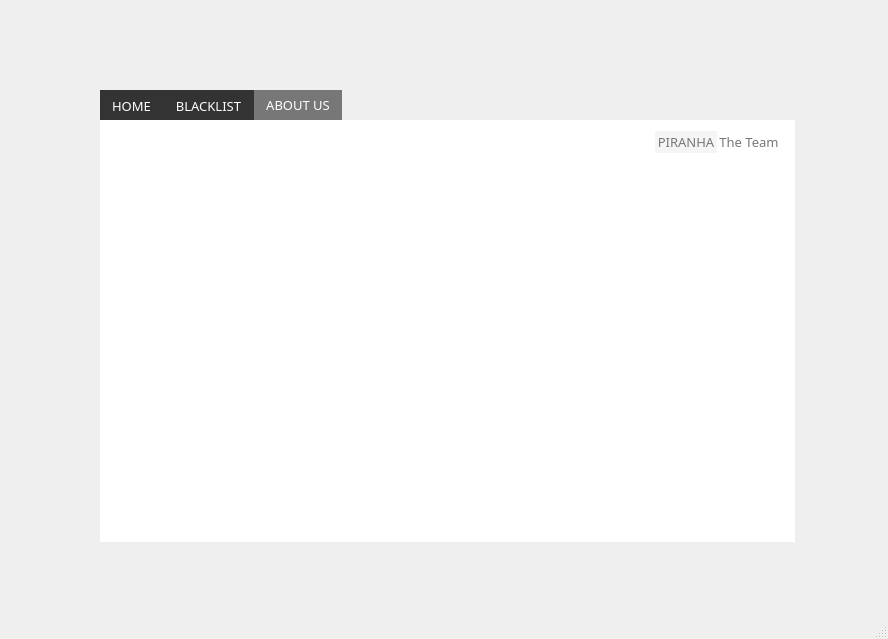
<?xml version="1.0" encoding="UTF-8"?>
<ui version="4.0">
 <class>MainWindow</class>
 <widget class="QMainWindow" name="MainWindow">
  <property name="geometry">
   <rect>
    <x>0</x>
    <y>0</y>
    <width>888</width>
    <height>639</height>
   </rect>
  </property>
  <property name="windowTitle">
   <string>MainWindow</string>
  </property>
  <property name="styleSheet">
   <string notr="true">*{
	font-family:century gothic;
	font-size:13px;
}

</string>
  </property>
  <widget class="QWidget" name="centralwidget">
   <widget class="QLabel" name="background">
    <property name="geometry">
     <rect>
      <x>-10</x>
      <y>0</y>
      <width>900</width>
      <height>620</height>
     </rect>
    </property>
    <property name="styleSheet">
     <string notr="true">background-image: url(:/background/background.jpeg);</string>
    </property>
    <property name="text">
     <string/>
    </property>
   </widget>
   <widget class="QLabel" name="logo">
    <property name="geometry">
     <rect>
      <x>210</x>
      <y>-50</y>
      <width>481</width>
      <height>221</height>
     </rect>
    </property>
    <property name="styleSheet">
     <string notr="true">image: url(:/logo/piranhaLogo.png);</string>
    </property>
    <property name="text">
     <string/>
    </property>
   </widget>
   <widget class="QTabWidget" name="tabWidget">
    <property name="geometry">
     <rect>
      <x>100</x>
      <y>90</y>
      <width>695</width>
      <height>452</height>
     </rect>
    </property>
    <property name="font">
     <font>
      <family>century gothic</family>
      <pointsize>-1</pointsize>
     </font>
    </property>
    <property name="styleSheet">
     <string notr="true">QTabWidget::pane 
{ 
    border-top: 2px solid white;
    position: absolute;
	background-color: white;
}

QTabWidget::tab-bar 
{
    alignment: center;
}

QTabBar::tab 
{
    background: #333;
    min-width: 33ex;
}

QTabBar::tab:selected, QTabBar::tab:hover 
{
    background: #777777;
}

QTabBar::tab
{
      color: white;
}</string>
    </property>
    <property name="currentIndex">
     <number>2</number>
    </property>
    <property name="movable">
     <bool>false</bool>
    </property>
    <widget class="QWidget" name="HomeTab">
     <attribute name="title">
      <string>HOME</string>
     </attribute>
     <widget class="QLineEdit" name="lineEdit">
      <property name="geometry">
       <rect>
        <x>40</x>
        <y>210</y>
        <width>501</width>
        <height>31</height>
       </rect>
      </property>
     </widget>
     <widget class="QPushButton" name="scan">
      <property name="geometry">
       <rect>
        <x>540</x>
        <y>210</y>
        <width>112</width>
        <height>31</height>
       </rect>
      </property>
      <property name="autoFillBackground">
       <bool>false</bool>
      </property>
      <property name="styleSheet">
       <string notr="true">QPushButton
{
    color:white;
    background:#0492C2;
    border-radius:0px;
}
QPushButton:hover
{
	background-color:#52B2BF;
}
QPushButton:pressed
{
	background-color:#63C5DA;
}</string>
      </property>
      <property name="text">
       <string>SCAN</string>
      </property>
     </widget>
     <widget class="QLabel" name="enterURL">
      <property name="geometry">
       <rect>
        <x>40</x>
        <y>190</y>
        <width>131</width>
        <height>19</height>
       </rect>
      </property>
      <property name="styleSheet">
       <string notr="true">QLabel
{
	font-style:bold;
	color:#333;
	font-size:14px;
}</string>
      </property>
      <property name="text">
       <string>ENTER URL</string>
      </property>
     </widget>
     <widget class="QProgressBar" name="progressBar">
      <property name="geometry">
       <rect>
        <x>40</x>
        <y>260</y>
        <width>611</width>
        <height>23</height>
       </rect>
      </property>
      <property name="autoFillBackground">
       <bool>false</bool>
      </property>
      <property name="styleSheet">
       <string notr="true">QProgressBar {

     border-radius: 0px;
     background-color: #777777;
 }

 QProgressBar::chunk {
     background-color: #05B8CC;
     width: 20px;
 }</string>
      </property>
      <property name="value">
       <number>35</number>
      </property>
      <property name="textVisible">
       <bool>false</bool>
      </property>
      <property name="textDirection">
       <enum>QProgressBar::TopToBottom</enum>
      </property>
     </widget>
     <widget class="QLabel" name="label">
      <property name="geometry">
       <rect>
        <x>40</x>
        <y>310</y>
        <width>611</width>
        <height>20</height>
       </rect>
      </property>
      <property name="styleSheet">
       <string notr="true">font: 75 italic 10pt &quot;Arial&quot;;
</string>
      </property>
      <property name="text">
       <string>STATUS: The Website is a Phishing URL.</string>
      </property>
     </widget>
     <widget class="QLabel" name="label_6">
      <property name="geometry">
       <rect>
        <x>30</x>
        <y>90</y>
        <width>610</width>
        <height>29</height>
       </rect>
      </property>
      <property name="font">
       <font>
        <family>century gothic</family>
        <pointsize>-1</pointsize>
       </font>
      </property>
      <property name="styleSheet">
       <string notr="true">*{
   font-family: century gothic;
   font-size: 24px;
   font-style: bold;
}

QLabel
{
  color:#333;
}</string>
      </property>
      <property name="text">
       <string>&quot;You're Judged on how you respond to an incident.</string>
      </property>
      <property name="scaledContents">
       <bool>false</bool>
      </property>
     </widget>
     <widget class="QLabel" name="label_7">
      <property name="geometry">
       <rect>
        <x>30</x>
        <y>120</y>
        <width>631</width>
        <height>29</height>
       </rect>
      </property>
      <property name="font">
       <font>
        <family>century gothic</family>
        <pointsize>-1</pointsize>
       </font>
      </property>
      <property name="styleSheet">
       <string notr="true">*{
   font-family: century gothic;
   font-size: 24px;
}

QLabel
{
  color:#333;
}</string>
      </property>
      <property name="text">
       <string>Early detection and quick response are key to that.&quot;</string>
      </property>
      <property name="scaledContents">
       <bool>false</bool>
      </property>
     </widget>
     <widget class="QLabel" name="label_8">
      <property name="geometry">
       <rect>
        <x>490</x>
        <y>150</y>
        <width>171</width>
        <height>29</height>
       </rect>
      </property>
      <property name="styleSheet">
       <string notr="true">*{
   font-family: century gothic;
   font-size: 20px;
}

QLabel
{
  color:#333;
}</string>
      </property>
      <property name="text">
       <string>-Wayne Peterson</string>
      </property>
      <property name="scaledContents">
       <bool>false</bool>
      </property>
     </widget>
    </widget>
    <widget class="QWidget" name="BlackListTab">
     <attribute name="title">
      <string>BLACKLIST</string>
     </attribute>
     <widget class="QTableView" name="tableView">
      <property name="geometry">
       <rect>
        <x>20</x>
        <y>50</y>
        <width>651</width>
        <height>361</height>
       </rect>
      </property>
     </widget>
     <widget class="QLabel" name="blacklistLabel">
      <property name="geometry">
       <rect>
        <x>290</x>
        <y>20</y>
        <width>121</width>
        <height>19</height>
       </rect>
      </property>
      <property name="styleSheet">
       <string notr="true">QLabel
{
	font-family:century gothic;
	color:#333;
	font-size:20px;
	
}</string>
      </property>
      <property name="text">
       <string>BLACKLIST</string>
      </property>
      <property name="indent">
       <number>-1</number>
      </property>
     </widget>
     <widget class="QPushButton" name="refresh">
      <property name="geometry">
       <rect>
        <x>559</x>
        <y>20</y>
        <width>112</width>
        <height>31</height>
       </rect>
      </property>
      <property name="autoFillBackground">
       <bool>false</bool>
      </property>
      <property name="styleSheet">
       <string notr="true">QPushButton
{
    color:white;
    background:#0492C2;
    border-radius:0px;
}
QPushButton:hover
{
	background-color:#52B2BF;
}
QPushButton:pressed
{
	background-color:#63C5DA;
}</string>
      </property>
      <property name="text">
       <string>Refresh</string>
      </property>
     </widget>
    </widget>
    <widget class="QWidget" name="AboutUSTab">
     <attribute name="title">
      <string>ABOUT US</string>
     </attribute>
     <layout class="QVBoxLayout" name="verticalLayout">
      <item>
       <widget class="QTabWidget" name="abouUsTab">
        <property name="layoutDirection">
         <enum>Qt::RightToLeft</enum>
        </property>
        <property name="styleSheet">
         <string notr="true">QTabWidget::pane { /* The tab widget frame */
    border-top: 0px solid #63C5DA;
}

QTabWidget::tab-bar {
    left: 5px;
}


QTabBar::tab {
    background: white;
    min-width: 16ex;
    padding: 2px;
}

QTabBar::tab:selected, QTabBar::tab:hover {
    background: #F5F5F5;
}

QTabBar::tab:selected {
    border-color: white;
    border-bottom-color: white;
}

QTabBar::tab
{
      color: #777777;
}</string>
        </property>
        <property name="currentIndex">
         <number>1</number>
        </property>
        <widget class="QWidget" name="tab">
         <attribute name="title">
          <string>The Team</string>
         </attribute>
         <widget class="QLabel" name="label_3">
          <property name="geometry">
           <rect>
            <x>0</x>
            <y>0</y>
            <width>671</width>
            <height>381</height>
           </rect>
          </property>
          <property name="text">
           <string/>
          </property>
          <property name="pixmap">
           <pixmap>../piranhaUi/team.jpg</pixmap>
          </property>
          <property name="scaledContents">
           <bool>true</bool>
          </property>
         </widget>
         <widget class="QLabel" name="teamAbout">
          <property name="geometry">
           <rect>
            <x>20</x>
            <y>-10</y>
            <width>641</width>
            <height>401</height>
           </rect>
          </property>
          <property name="styleSheet">
           <string notr="true">image: url(:/team/team.jpg);</string>
          </property>
          <property name="text">
           <string/>
          </property>
         </widget>
        </widget>
        <widget class="QWidget" name="tab_2">
         <attribute name="title">
          <string>PIRANHA</string>
         </attribute>
         <widget class="QLabel" name="label_2">
          <property name="geometry">
           <rect>
            <x>0</x>
            <y>0</y>
            <width>671</width>
            <height>381</height>
           </rect>
          </property>
          <property name="text">
           <string/>
          </property>
          <property name="pixmap">
           <pixmap>../piranhaUi/about.jpg</pixmap>
          </property>
          <property name="scaledContents">
           <bool>true</bool>
          </property>
         </widget>
         <widget class="QLabel" name="piranhaAbout">
          <property name="geometry">
           <rect>
            <x>0</x>
            <y>0</y>
            <width>671</width>
            <height>381</height>
           </rect>
          </property>
          <property name="styleSheet">
           <string notr="true">image: url(:/piranhaAbout/piranhaAbout.jpg);</string>
          </property>
          <property name="text">
           <string/>
          </property>
         </widget>
        </widget>
       </widget>
      </item>
     </layout>
    </widget>
   </widget>
  </widget>
  <widget class="QStatusBar" name="statusbar"/>
 </widget>
 <resources>
  <include location="background.qrc"/>
  <include location="team.qrc"/>
  <include location="piranhaLogo.qrc"/>
  <include location="piranhaAbout.qrc"/>
 </resources>
 <connections/>
</ui>
